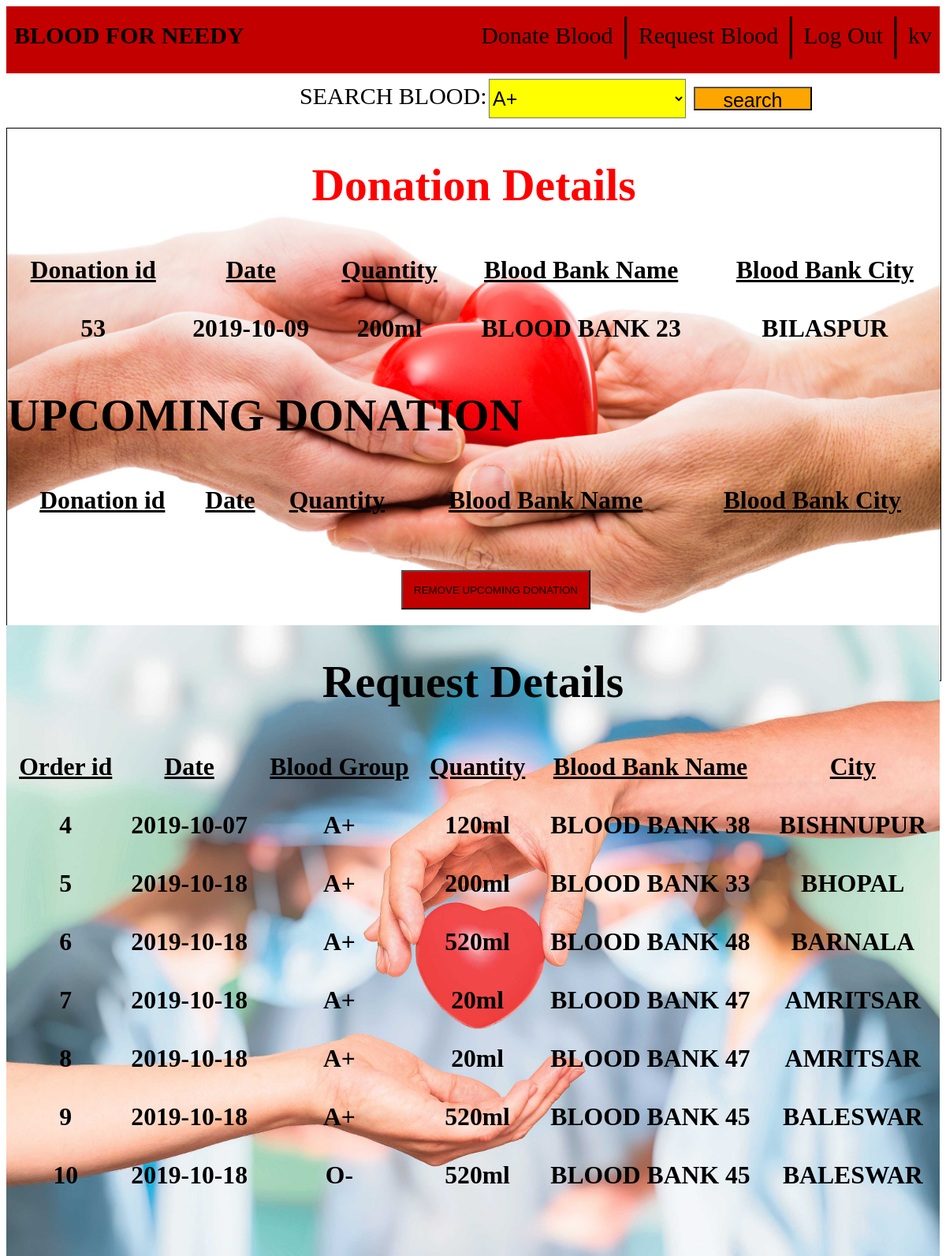
The page /profile.php (signed in) on the database its author committed.
### tables this page shows
CREATE TABLE `donate` (
  `d_id` int(11) NOT NULL,
  `duser_id` int(11) NOT NULL,
  `dbb_id` int(11) UNSIGNED NOT NULL,
  `d_date` date NOT NULL,
  `d_quantity` int(11) NOT NULL,
  `d_check` tinyint(1) NOT NULL DEFAULT '0'
);

CREATE TABLE `bb` (
  `bb_id` int(11) UNSIGNED NOT NULL,
  `bb_name` varchar(20) NOT NULL,
  `bb_address` text NOT NULL,
  `bb_phno` bigint(10) NOT NULL,
  `bb_city` varchar(20) NOT NULL
);

CREATE TABLE `request` (
  `o_id` int(11) NOT NULL,
  `ouser_id` int(11) NOT NULL,
  `obb_id` int(11) UNSIGNED NOT NULL,
  `o_quantity` int(11) NOT NULL,
  `ob_id` tinyint(50) UNSIGNED NOT NULL,
  `o_date` date NOT NULL
);

CREATE TABLE `blood` (
  `b_id` tinyint(50) UNSIGNED NOT NULL,
  `b_name` char(10) NOT NULL,
  `b_cost` float NOT NULL
);

### profile.php (the view, shortened to what this page needs)
<?php
require 'connect.inc.php';
if(isset($_SESSION['sname'])){
$n=$_SESSION['sname'];
$id=$_SESSION['id'];
$qu="SELECT `b_name` FROM `blood`";
$r=mysqli_query($conn,$qu);
$query="SELECT * FROM `donate`,`bb` WHERE duser_id='$id' and bb.bb_id=donate.dbb_id order by donate.d_date";
$result=mysqli_query($conn,$query);
$query1 = "SELECT * FROM `request`,`blood`,`bb` WHERE request.ob_id=blood.b_id and bb.bb_id = request.obb_id and request.ouser_id='$id' ";
$result1=mysqli_query($conn,$query1);
	?>
<!DOCTYPE html>
<html>
<head>
</head>
<body>
<div class="x">
	<div class="v" style="font-size: 30px;"><a href="profile.php"><?php echo $n;?></a></div>
	<div class="v" style="font-size: 60px;margin-top: 0px;margin-right: 10px">|</div>
	<div class="v" style="font-size: 30px;"><a href="logout.php">Log Out</a></div>
	<div class="v" style="font-size: 60px;margin-top: 0px;margin-right: 10px">|</div>
	<div class="v" style="font-size: 30px;"><a href="order.php">Request Blood</a></div>
	<div class="v" style="font-size: 60px;margin-top: 0;margin-right: 10px">|</div>
	<div class="v" style="font-size: 30px;"><a href="donate.php">Donate Blood</a>
</div>
	 <div style="font-size: 30px;padding-top: 20px;font-weight: bold;padding-left: 10px"><a href="home.php">BLOOD FOR NEEDY</a></div>
	<div>
		<form action="" method="POST">
			<LABEL style="/*float: left;*//* margin-*/position: absolute; left: 380px;font-size: 30px;/*margin-*/top: 105px;">SEARCH BLOOD:</LABEL>
      		<select style="background: yellow;position: absolute; left:620px;top:100px; font-size: 25px;  margin-bottom: 20px;height: 50px;width: 250px;"  name="bg">
			<?php
			while($data=mysqli_fetch_assoc($r)){
 			 ?>
 			<option><?php echo $data['b_name']; ?></option>
 			 <?php
			}?>
		</select>
		<input style="background: orange; position: absolute; left:880px;top:110px; font-size: 25px;  margin-bottom: 20px;height: 30px;width: 150px;" type="submit" name="searchsubmit" value="search">
		</form>
	</div>
	<div style="border: 1px solid black;background:url(Profile5.jpg);background-size: cover;height: 700px;margin-top: 100px;  font-weight: bold;font-size: 180%;overflow-y: scroll;width: 100%; ">
			<h1 style="/*padding: 20px;*/ text-align:center;"><font color="red">Donation Details</font></h1>
			 <table style="border:'1'">
			 	<tr>
			 		<th >
			 			<td class="th">Donation id</td>
			 			<td  class="th">Date</td>
			 			<td  class="th">Quantity</td>
			 			<td class="th">Blood Bank Name</td>
			 			<td class="th">Blood Bank City</td>
			 		</th>
			 	</tr>
			 	<?php
			 			$result7=mysqli_query($conn,"SELECT CURRENT_DATE AS C");
			 			$data7=mysqli_fetch_assoc($result7);
			 		while($data=mysqli_fetch_assoc($result)){
			 			if($data['d_date']<=$data7['C']){
			 	  ?>
			 	<tr class="trx">
			 		<th>
			 			<td><?php echo $data['d_id'] ;?></td>
			 			<td><?php echo $data['d_date'] ;?></td>
			 			<td><?php echo $data['d_quantity'];echo "ml";?></td>
			 			<td><?php echo $data['bb_name'] ;?></td>
			 			<td><?php echo $data['bb_city'] ;?></td>
			 		</th>
			 	</tr>
			 <?php }} ?>
			 </table>
			 <h1>UPCOMING DONATION</h1>
			 			 <table>
			 	<tr>
			 		<th >
			 			<td class="th">Donation id</td>
			 			<td  class="th">Date</td>
			 			<td  class="th">Quantity</td>
			 			<td class="th">Blood Bank Name</td>
			 			<td class="th">Blood Bank City</td>
			 		</th>
			 	</tr>
			 </table>
<form action="" method="POST">
	<input style="margin-top:50px;
			margin-left: 500px;height: 50px;width: 240px; background: rgb(195,0,0);" type="submit" name="submit" value="REMOVE UPCOMING DONATION">
</form>
	</div>
</div>
<div style="margin-top: 700px ;height: 700px; ">
	<div style="background:url(Profile7.jpg);background-size: cover;height: 800px;font-weight: bold;font-size: 180%;overflow-y: scroll; ">
			<h1 style=" text-align:center;">Request Details</h1>
			 <table style="border='1';">
			 	<tr>
			 		<th >
			 			<td class="th">Order id</td>
			 			<td  class="th">Date</td>
			 			<td class="th">Blood Group</td>
			 			<td  class="th">Quantity</td>
			 			<td class="th">Blood Bank Name</td>
			 			<td class="th">City</td>
			 		</th>
			 	</tr>
			 	<?php
			 		while($data=mysqli_fetch_assoc($result1)){
			 	  ?>
			 	<tr class="trx">
			 		<th>
			 			<td><?php echo $data['o_id'] ;?></td>
			 			<td><?php echo $data['o_date'] ;?></td>
			 			<td><?php echo $data['b_name'] ;?></td>
			 			<td><?php echo $data['o_quantity'];echo "ml"; ;?></td>
			 			<td><?php echo $data['bb_name'] ;?></td>
			 			<td><?php echo $data['bb_city'] ;?></td>
			 		</th>
			 	</tr>
			 <?php } ?>
			 </table>
	</div>
</div>
</body>
</html>
<?php
}
else{
	?>
  <script type="text/javascript">
  	alert("Login First");
  window.location.href="login1.php"</script>
  <?php
}
  ?>

### profile.php (style rules this page uses)
.x { background-color: rgb(195,0,0); height: 85px; width: 100%; margin: 0; }
.v { float:right;margin-top: 20px;margin-right: 10px; }
a { text-decoration: none; color: black; }
table { width: 100%; }
tr:nth-child(even) { background-color: #f2f2f2;width: 100%;background: transparent; }
tr:nth-child(odd) { background-color: lightblue;width: 100%;background:transparent; }
.trx { overflow-y:scroll; }
.th { text-decoration: underline; font-weight: bold; text-align: center;font-size: 110%; }
td { font-size: 23px;text-align: center;height: 70px;background: transparent;font-size: 110%; }

### rows shown on the page
donate: d_id "53", d_date "2019-10-09", d_quantity "200", dbb.bb_name "BLOOD BANK 23", dbb.bb_city "BILASPUR"
request: o_id "4", o_date "2019-10-07", ob.b_name "A+", o_quantity "120", obb.bb_name "BLOOD BANK 38", obb.bb_city "BISHNUPUR"
request: o_id "5", o_date "2019-10-18", ob.b_name "A+", o_quantity "200", obb.bb_name "BLOOD BANK 33", obb.bb_city "BHOPAL"
request: o_id "6", o_date "2019-10-18", ob.b_name "A+", o_quantity "520", obb.bb_name "BLOOD BANK 48", obb.bb_city "BARNALA"
request: o_id "7", o_date "2019-10-18", ob.b_name "A+", o_quantity "20", obb.bb_name "BLOOD BANK 47", obb.bb_city "AMRITSAR"
request: o_id "8", o_date "2019-10-18", ob.b_name "A+", o_quantity "20", obb.bb_name "BLOOD BANK 47", obb.bb_city "AMRITSAR"
request: o_id "9", o_date "2019-10-18", ob.b_name "A+", o_quantity "520", obb.bb_name "BLOOD BANK 45", obb.bb_city "BALESWAR"
request: o_id "10", o_date "2019-10-18", ob.b_name "O-", o_quantity "520", obb.bb_name "BLOOD BANK 45", obb.bb_city "BALESWAR"

### other values the page prints
$n "kv"
form field bg "A+"
